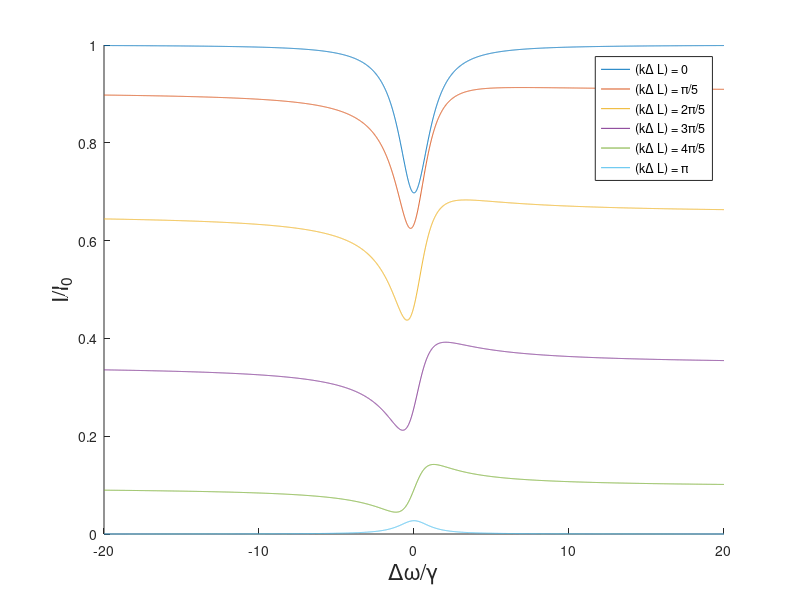
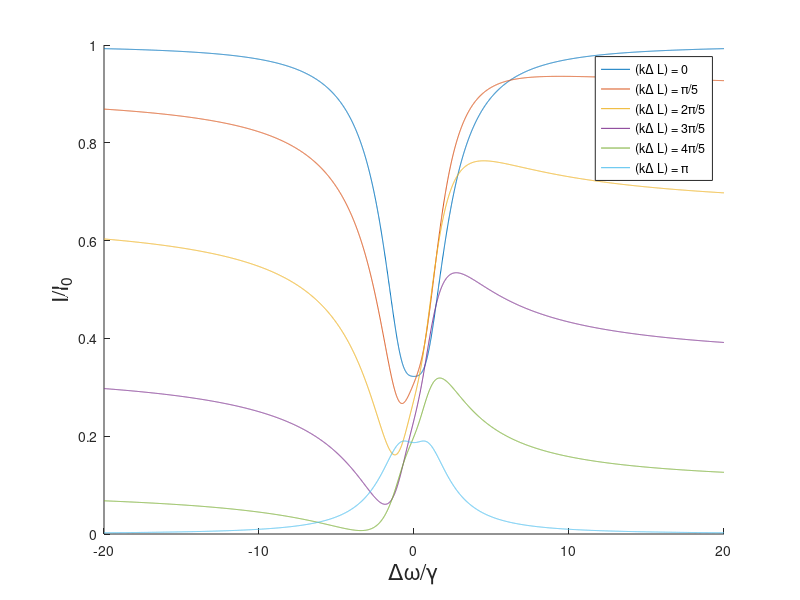
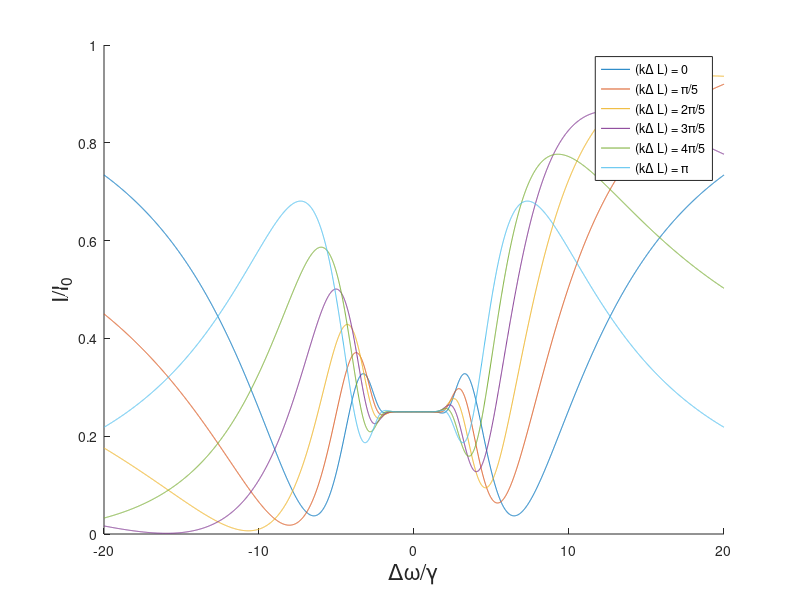

These charts were generated, in order, by the following MATLAB code:
clc;clear;close all;
Deltaomega_gamma = -20:0.01:20;

i = 1;
for tau0 = [0.4, 2, 20]
    figure(i);
    i = i + 1;
    hold on;
    for kDeltaL = (0:5) * pi / 5
        tau = tau0 ./ (Deltaomega_gamma.^2 + 1);
        delta = - Deltaomega_gamma .* tau;
        I_I0 = (1 + exp(-2 * tau) + 2 * exp(-tau) .* cos(kDeltaL + delta)) / 4;
        plot(Deltaomega_gamma, I_I0);
    end
    xlabel('\Delta\omega/\gamma', 'fontsize', 16);
    ylabel('I/I_0', 'fontsize', 16);
    legend('(k\Delta L) = 0', '(k\Delta L) = \pi/5', '(k\Delta L) = 2\pi/5', '(k\Delta L) = 3\pi/5', '(k\Delta L) = 4\pi/5', '(k\Delta L) = \pi');
end